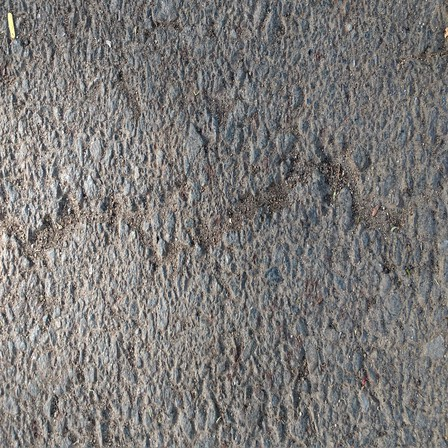
#> input picture 202618034_Lab_6/448/Cracks/IMG_20180513_164959951_HDR resized_448.jpg, 448 x 448 px; its folder holds only this picture in this run
$ jupyter execute --allow-errors Lab_6_Part_A.ipynb
#> lines starting #> are read from the running program, lines starting #| are printed output that depends on the picture; long printed decimals are rounded
# DS605 — Lab Assignment 6
## Part A: Feature Extraction and Machine Learning with Image Data

### Objective

In this part, asphalt images are converted into numerical feature representations using **NumPy and OpenCV**. These features are then used with traditional machine-learning classifiers to distinguish between **Crack** and **NonCrack** images.

### Workflow

**Raw Images → Grayscale Conversion → Feature Extraction → Feature Table → Train/Test Split → Classification → Evaluation**

### Features extracted from each image

1. Mean brightness
2. Contrast (standard deviation of grayscale intensities)
3. Dark-pixel ratio
4. Bright-pixel ratio
5. Canny edge density

The notebook compares two traditional classifiers:

- Logistic Regression
- Random Forest

The models are evaluated using accuracy, precision, recall, F1-score, confusion matrix, training time, and prediction time.

## 1. Import Required Libraries

We use OpenCV for image processing, NumPy for numerical feature extraction, Pandas for organizing the extracted features, Matplotlib for visualizations, and Scikit-learn for train/test splitting, classification, and evaluation.

[cell 1]
import os
import time

import cv2
import numpy as np
import pandas as pd
import matplotlib.pyplot as plt

from sklearn.model_selection import train_test_split
from sklearn.linear_model import LogisticRegression
from sklearn.ensemble import RandomForestClassifier

from sklearn.metrics import (
    accuracy_score,
    precision_score,
    recall_score,
    f1_score,
    confusion_matrix,
    ConfusionMatrixDisplay
)

## 2. Define Dataset Paths

The dataset is expected to have the following structure:

```text
448/
├── Cracks/
└── NonCracks/
```

The labels used in this notebook are:

- `1` → Crack
- `0` → NonCrack

[cell 2]
data_path = "448"

crack_path = os.path.join(data_path, "Cracks")
non_crack_path = os.path.join(data_path, "NonCracks")

print("Crack images:", len(os.listdir(crack_path)))
#> (the rest of this cell did not finish here and is left out)

## 3. Feature Extraction Function

Each image is read using OpenCV and converted to grayscale.

For a grayscale image, pixel intensities range from 0 to 255.

### Extracted features

**Mean brightness**

The average grayscale intensity of the image.

**Contrast**

The standard deviation of grayscale intensities. A larger value means the pixel intensities are more spread out.

**Dark-pixel ratio**

The proportion of pixels with intensity below 50.

**Bright-pixel ratio**

The proportion of pixels with intensity above 100.

> The intensity thresholds are representation choices and are kept consistent for every image.

**Edge density**

Canny edge detection is applied using thresholds 50 and 100. Edge density is calculated as the fraction of pixels identified as edges.

[cell 3]
def create_gray_image_features(image_path):
    # Read the image
    image = cv2.imread(image_path)
#> image is the input picture: shape (448, 448, 3); mean B, G, R 119.9, 121.6, 124

    if image is None:
        raise ValueError(f"Could not read image: {image_path}")

    # Convert to grayscale
    gray = cv2.cvtColor(image, cv2.COLOR_BGR2GRAY)

    # Grayscale intensity features
    brightness = np.mean(gray)
#> brightness = 122.1
    contrast = np.std(gray)
#> contrast = 38.01

    # Pixel ratios
    dark_pixel_ratio = np.mean(gray < 50)
#> dark_pixel_ratio = 0.0163
    bright_pixel_ratio = np.mean(gray > 100)
#> bright_pixel_ratio = 0.699

    # Canny edge detection
    edges = cv2.Canny(gray, 50, 100)
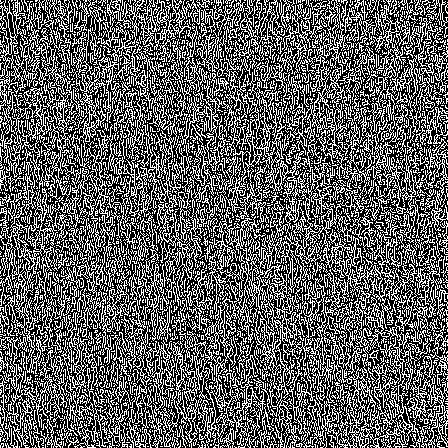
#> edges: shape (448, 448); 37.7% white in thin lines or dots
    edge_density = np.mean(edges > 0)
#> edge_density = 0.377

    return {
        "mean_brightness": brightness,
        "contrast": contrast,
        "dark_pixel_ratio": dark_pixel_ratio,
        "bright_pixel_ratio": bright_pixel_ratio,
        "edge_density": edge_density,
    }

## 4. Extract Features from All Images

Each image produces one row in the feature table.

The `image_name` column identifies the original image, while the `label` column contains the target class.

[cell 4]
data = []

# Process crack images
for filename in os.listdir(crack_path):
    image_path = os.path.join(crack_path, filename)

    image_data = create_gray_image_features(image_path)
#> image_data = {'mean_brightness': 122.1, 'contrast': 38.01, 'dark_pixel_ratio': 0.0163, 'bright_pixel_ratio': 0.699, 'edge_density': 0.377}
    image_data["label"] = 1
    image_data["image_name"] = filename

    data.append(image_data)

# Process non-crack images
#> (the rest of this cell did not finish here and is left out)

## 5. Inspect the Extracted Feature Dataset

The class distribution and descriptive statistics help us verify that the feature extraction worked correctly.

[cell 5]
print("Class distribution:")
#> (the rest of this cell did not finish here and is left out)

## 6. Inspect a Sample Image

Before training the models, we inspect one crack image, its dimensions, data type, and grayscale representation.

[cell 6]
image_one_name = os.listdir(crack_path)[0]
image_one_path = os.path.join(crack_path, image_one_name)

image_one = cv2.imread(image_one_path)

print("Image name:", image_one_name)
print("Color image shape:", image_one.shape)
#| Color image shape: (448, 448, 3)
print("Color image data type:", image_one.dtype)
#| Color image data type: uint8

gray_one = cv2.cvtColor(image_one, cv2.COLOR_BGR2GRAY)

print("Grayscale image shape:", gray_one.shape)
#| Grayscale image shape: (448, 448)
print("Grayscale image data type:", gray_one.dtype)
#| Grayscale image data type: uint8
print("Minimum grayscale intensity:", gray_one.min())
#| Minimum grayscale intensity: 0
print("Maximum grayscale intensity:", gray_one.max())
#| Maximum grayscale intensity: 255

## 7. Visualize the Original and Grayscale Images

[cell 7]
plt.figure(figsize=(6, 6))
plt.imshow(cv2.cvtColor(image_one, cv2.COLOR_BGR2RGB))
plt.title("Sample Crack Image")
plt.axis("off")
plt.show()

plt.figure(figsize=(6, 6))
plt.imshow(gray_one, cmap="gray")
plt.title("Grayscale Image")
plt.axis("off")
plt.show()

## 8. Visualize Canny Edge Detection

Canny edge detection highlights locations where there are strong changes in image intensity.

The resulting edge image is then used to calculate **edge density**, one of our numerical features.

[cell 8]
edges_one = cv2.Canny(gray_one, 50, 100)

plt.figure(figsize=(6, 6))
plt.imshow(edges_one, cmap="gray")
plt.title("Canny Edge Detection")
plt.axis("off")
plt.show()

print("Sample edge density:", np.mean(edges_one > 0))
#| Sample edge density: 0.3774


$ run again, on 202618034_Lab_6/448/Cracks/IMG_20180513_165349788_HDR resized_448.jpg
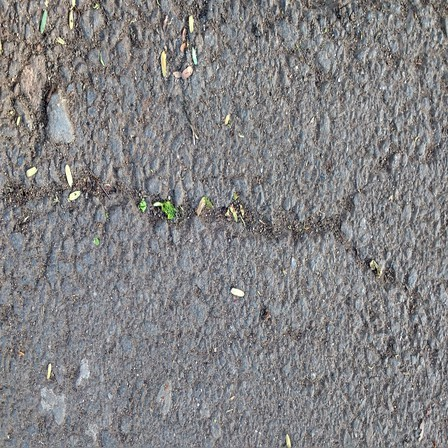
#> input picture 202618034_Lab_6/448/Cracks/IMG_20180513_165349788_HDR resized_448.jpg, 448 x 448 px
#> in create_gray_image_features, image is the input picture: shape (448, 448, 3); mean B, G, R 132.2, 130.6, 131.5
#> brightness = 131.1
#> contrast = 33.2
#> dark_pixel_ratio = 0.00974
#> bright_pixel_ratio = 0.826
#> in create_gray_image_features, `edges = cv2.Canny(gray, 50, 100)`:
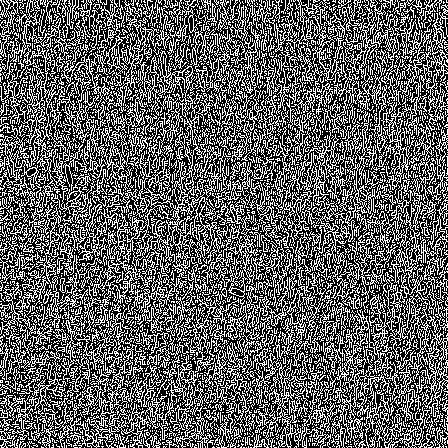
#> edges: shape (448, 448); 38% white in thin lines or dots
#> edge_density = 0.38
#> image_data = {'mean_brightness': 131.1, 'contrast': 33.2, 'dark_pixel_ratio': 0.00974, 'bright_pixel_ratio': 0.826, 'edge_density': 0.38}
#| Color image shape: (448, 448, 3)
#| Color image data type: uint8
#| Grayscale image shape: (448, 448)
#| Grayscale image data type: uint8
#| Minimum grayscale intensity: 0
#| Maximum grayscale intensity: 255
#| Sample edge density: 0.3795

$ run again, on 202618034_Lab_6/448/Cracks/IMG_20180513_165353081_HDR resized_448.jpg
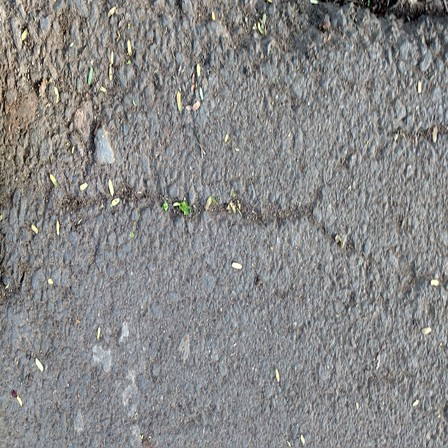
#> input picture 202618034_Lab_6/448/Cracks/IMG_20180513_165353081_HDR resized_448.jpg, 448 x 448 px
#> in create_gray_image_features, image is the input picture: shape (448, 448, 3); mean B, G, R 136.2, 136, 136
#> brightness = 136
#> contrast = 32.55
#> dark_pixel_ratio = 0.0113
#> bright_pixel_ratio = 0.872
#> in create_gray_image_features, `edges = cv2.Canny(gray, 50, 100)`:
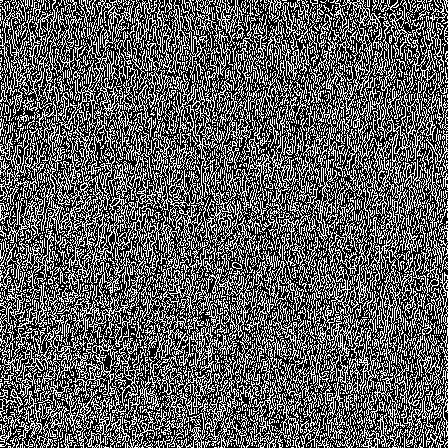
#> edges: shape (448, 448); 37% white in thin lines or dots
#> edge_density = 0.37
#> image_data = {'mean_brightness': 136, 'contrast': 32.55, 'dark_pixel_ratio': 0.0113, 'bright_pixel_ratio': 0.872, 'edge_density': 0.37}
#| Color image shape: (448, 448, 3)
#| Color image data type: uint8
#| Grayscale image shape: (448, 448)
#| Grayscale image data type: uint8
#| Minimum grayscale intensity: 0
#| Maximum grayscale intensity: 255
#| Sample edge density: 0.37

$ run again, on 202618034_Lab_6/448/Cracks/IMG_20180513_165451567_HDR resized_448.jpg
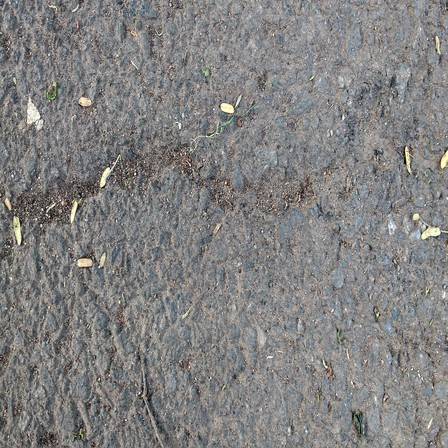
#> input picture 202618034_Lab_6/448/Cracks/IMG_20180513_165451567_HDR resized_448.jpg, 448 x 448 px
#> in create_gray_image_features, image is the input picture: shape (448, 448, 3); mean B, G, R 128.9, 129.4, 130.1
#> brightness = 129.5
#> contrast = 28.44
#> dark_pixel_ratio = 0.00619
#> bright_pixel_ratio = 0.853
#> in create_gray_image_features, `edges = cv2.Canny(gray, 50, 100)`:
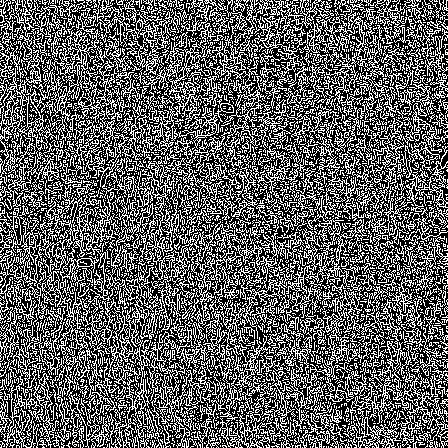
#> edges: shape (448, 448); 37.6% white in thin lines or dots
#> edge_density = 0.376
#> image_data = {'mean_brightness': 129.5, 'contrast': 28.44, 'dark_pixel_ratio': 0.00619, 'bright_pixel_ratio': 0.853, 'edge_density': 0.376}
#| Color image shape: (448, 448, 3)
#| Color image data type: uint8
#| Grayscale image shape: (448, 448)
#| Grayscale image data type: uint8
#| Minimum grayscale intensity: 2
#| Maximum grayscale intensity: 255
#| Sample edge density: 0.3763

$ run again, on 202618034_Lab_6/448/Cracks/IMG_20180513_165129852_HDR resized_448.jpg
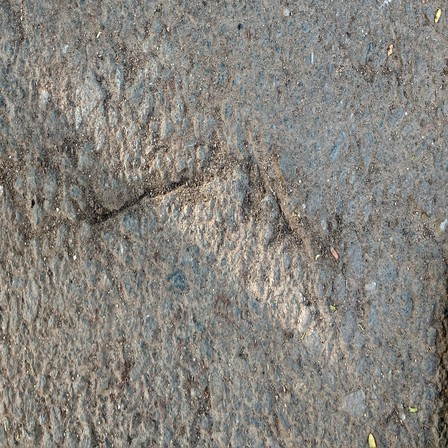
#> input picture 202618034_Lab_6/448/Cracks/IMG_20180513_165129852_HDR resized_448.jpg, 448 x 448 px
#> in create_gray_image_features, image is the input picture: shape (448, 448, 3); mean B, G, R 125.7, 131.5, 134.7
#> brightness = 131.8
#> contrast = 29.32
#> dark_pixel_ratio = 0.00674
#> bright_pixel_ratio = 0.866
#> in create_gray_image_features, `edges = cv2.Canny(gray, 50, 100)`:
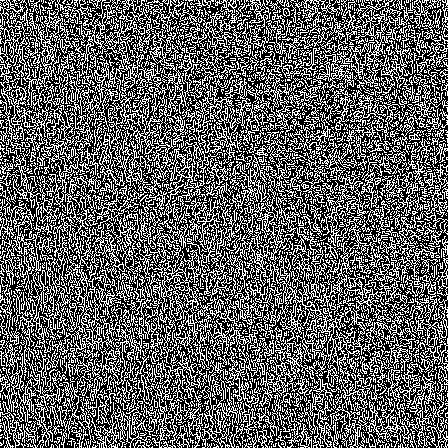
#> edges: shape (448, 448); 37.8% white in thin lines or dots
#> edge_density = 0.378
#> image_data = {'mean_brightness': 131.8, 'contrast': 29.32, 'dark_pixel_ratio': 0.00674, 'bright_pixel_ratio': 0.866, 'edge_density': 0.378}
#| Color image shape: (448, 448, 3)
#| Color image data type: uint8
#| Grayscale image shape: (448, 448)
#| Grayscale image data type: uint8
#| Minimum grayscale intensity: 0
#| Maximum grayscale intensity: 255
#| Sample edge density: 0.378
